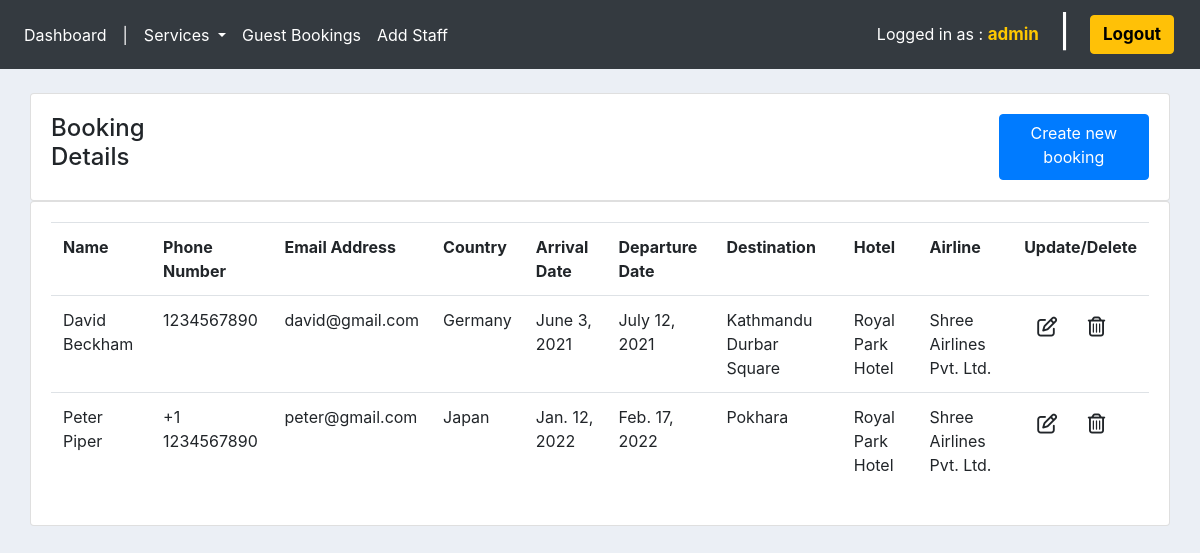
The page /bookings/ (signed in) on the database its author committed.
### ums/models.py (models this page shows, shortened)
class Guest(models.Model):
    name = models.CharField(max_length=200, null=True)
    phone = models.CharField(max_length=200, null=True)
    email = models.EmailField(max_length=200, null=True)
    country = models.ForeignKey(Country, null=True, on_delete=models.SET_NULL)
    arrival_date = models.DateField(null=True)
    departure_date = models.DateField(null=True)
    destination = models.ForeignKey(Destination, null=True, on_delete=models.SET_NULL)
    hotel = models.ForeignKey(Hotel, null=True, on_delete=models.SET_NULL)
    airline = models.ForeignKey(Airline, null=True, on_delete=models.SET_NULL)
    date_created = models.DateTimeField(auto_now_add=True, null=True)

class Country(models.Model):
    countryName = models.CharField(max_length=200, null=True)
    def __str__(self):
        return self.countryName

### tour/models.py (models this page shows)
class Destination(models.Model):
    destinationName = models.CharField(max_length=200, null=True)
    def __str__(self):
        return self.destinationName

class Hotel(models.Model):
    hotelName = models.CharField(max_length=200, null=True)
    fare = models.FloatField(max_length=200, null=True)
    def __str__(self):
        return self.hotelName

class Airline(models.Model):
    airlineName = models.CharField(max_length=200, null=True)
    fare = models.FloatField(max_length=200, null=True)
    def __str__(self):
        return self.airlineName

### ums/decorators.py (the view)
        def wrapper_func(request, *args, **kwargs):
            group = None
            if request.user.groups.exists():
                group = request.user.groups.all()[0].name
            if group in allowed_roles:
                return view_func(request, *args, **kwargs)
            else:
                return HttpResponse('Unauthorized access as ' + group + '.')

### ums/views.py (called while the page is built)
@login_required(login_url='login')
@allowed_users(allowed_roles=['admin', 'staff'])
def guests(request):
    guests = Guest.objects.all()
    context = {'guests': guests}
    return render(request, 'ums/guests.html', context)

### ums/templates/ums/guests.html (shortened to what this page needs)
{% extends 'ums/main.html' %}
{% load static %}
{% block content %}
<section class="container-fluid">
    <section class="row">
        <section class="col-md">
            <div class="card card-body flex-row">
                <h4>Booking Details</h4>
                <a href="{% url 'add_guest' %}" class="btn btn-primary" style="margin-left: 73%;">Create new booking</a>
            </div>
            <div class="card card-body">
                <table class="table">
                    <tr>
                        <th>Name</th>
                        <th>Phone Number</th>
                        <th>Email Address</th>
                        <th>Country</th>
                        <th>Arrival Date</th>
                        <th>Departure Date</th>
                        <th>Destination</th>
                        <th>Hotel</th>
                        <th>Airline</th>
                        <th>Update/Delete</th>
                    </tr>
                    {% for guest in guests %}
                        <tr>
                            <td>{{guest.name}}</td>
                            <td>{{guest.phone}}</td>
                            <td>{{guest.email}}</td>
                            <td>{{guest.country}}</td>
                            <td>{{guest.arrival_date}}</td>
                            <td>{{guest.departure_date}}</td>
                            <td>{{guest.destination}}</td>
                            <td>{{guest.hotel}}</td>
                            <td>{{guest.airline}}</td>
                            <td>
                                <a href="{% url 'update_guest' guest.id %}" class="btn" title="Update"><i class="far fa-edit fa-lg"></i></a>
                                <a href="{% url 'delete_guest' guest.id %}" class="btn" title="Delete"><i class="far fa-trash-alt fa-lg"></i></a>
                            </td>
                        </tr>
                    {% endfor %}
                </table>
            </div>
        </section>
    </section>
</section>
{% endblock %}

### ums/templates/ums/navbar.html (shortened to what this page needs)
<nav class="navbar navbar-expand-lg navbar-dark bg-dark">
    <nav class="collapse navbar-collapse" id="navbarNav">
        <ul class="navbar-nav">
            <li class="nav-item active">
                <a class="nav-link" href="{% url 'home' %}"> Dashboard</a>
            </li>
            <li class="nav-item active">
                <a class="nav-link"> |</a>
            </li>
            <li class="nav-item dropdown active">
                <a class="nav-link dropdown-toggle" href="#" id="navbarDropdown" role="button" data-toggle="dropdown" aria-haspopup="true" aria-expanded="false"> Services </a>
            </li>
            <li class="nav-item active">
                <a class="nav-link" href="{% url 'guests' %}"> Guest Bookings </a>
            </li>
            <li class="nav-item active">
                <a href="{% url 'add_staff' %}" class="nav-link">Add Staff</a>
            </li>
        </ul>
    </nav>
    <span class="hello-logout">
        Logged in as : <a href=""><b id="username"> {{request.user}} </b></a>
    </span>
    <h2 class="hello-logout">|</h2>
    <span class="hello-logout">
        <button type="button" class="btn btn-warning">
            <a href="{% url 'logout' %}"> <b> Logout </b> </a>
        </button>
    </span>
</nav>
<br>

### static/css/main.css (style rules this page uses)
body { background-color: #ebeff5; }

### ums/templates/ums/navbar.html (style rules this page uses)
.hello-logout { color: #fff; margin: 5px 10px; }
.hello-logout a, a:hover { text-decoration: none; color: #000; }
.hello-logout b { font-size: 17px; }
h2.hello-logout { margin-bottom: 10px; }
#username { color: #ffc800; }

### rows shown on the page
Guest: name "David Beckham", phone "1234567890", email "david@gmail.com", country "Germany", arrival_date "June 3, 2021", departure_date "July 12, 2021", destination "Kathmandu Durbar Square", hotel "Royal Park Hotel", airline "Shree Airlines Pvt. Ltd."
Guest: name "Peter Piper", phone "+1 1234567890", email "peter@gmail.com", country "Japan", arrival_date "Jan. 12, 2022", departure_date "Feb. 17, 2022", destination "Pokhara", hotel "Royal Park Hotel", airline "Shree Airlines Pvt. Ltd."

### other values the page prints
{{ request.user }} "admin"
